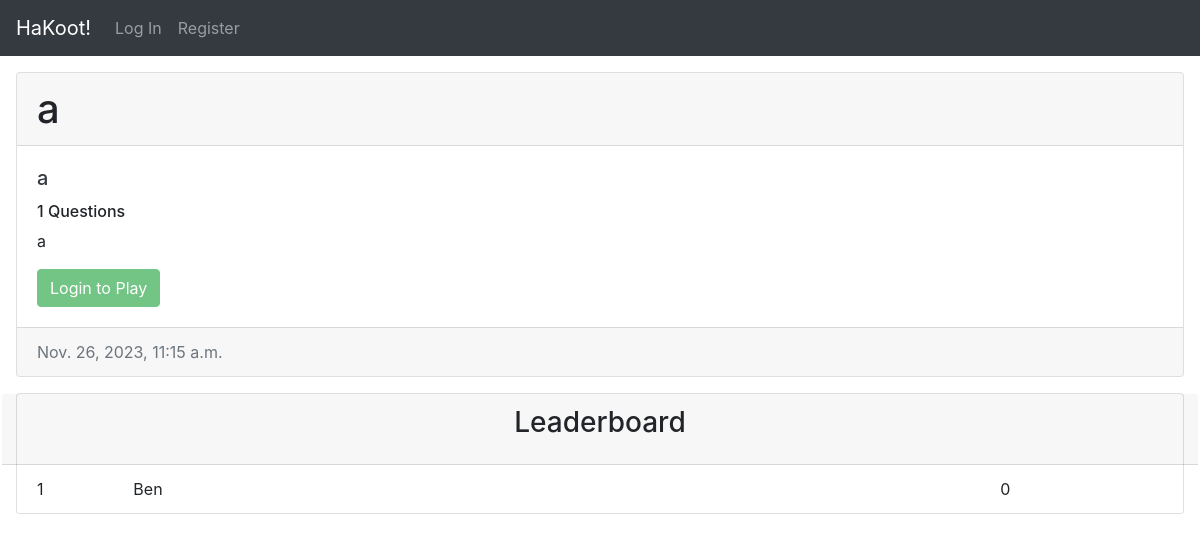
/view/24, run on an earlier commit of the app's database.
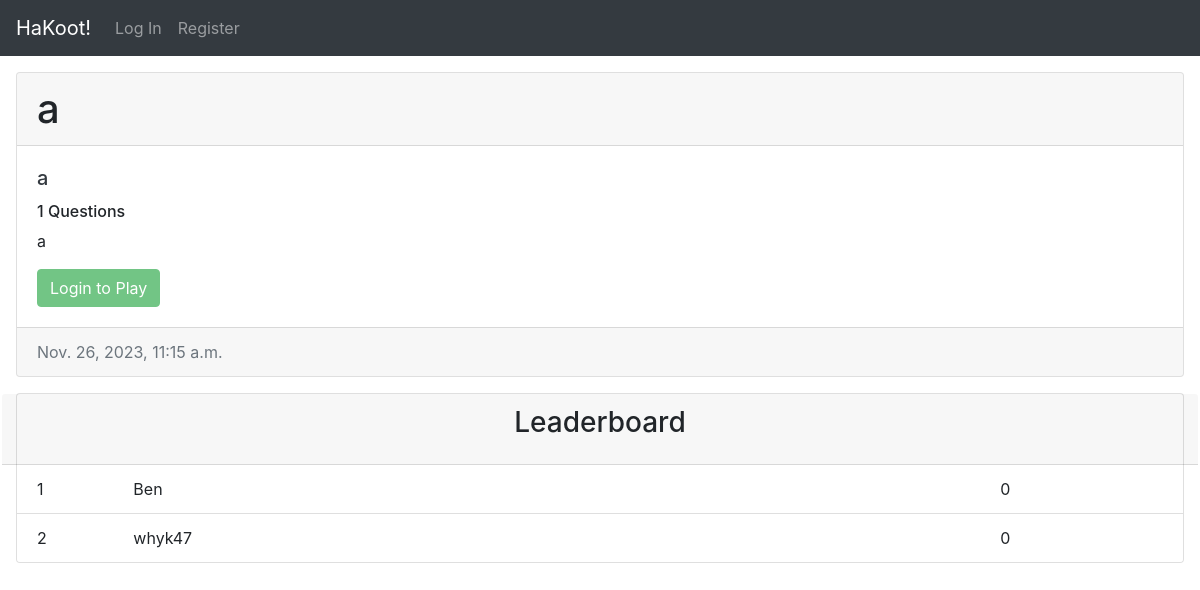
And on a later commit of the database.
### quiz/models.py (models this page shows, shortened)
class Quiz(models.Model):
    creator = models.ForeignKey(User, on_delete=models.CASCADE, related_name="quizzes")
    name = models.CharField(max_length=128)
    desc = models.CharField(max_length=512, default="")
    timestamp = models.DateTimeField(auto_now_add=True, blank=True, null=True)
    def num_questions(self):
        return self.questions.all().count()

class User(AbstractUser):
    pass

class Quiz_attempt(models.Model):
    user = models.ForeignKey(User, on_delete=models.CASCADE, related_name="attempts")
    quiz = models.ForeignKey(Quiz, on_delete=models.CASCADE, related_name="attempts")
    timestamp = models.DateTimeField(auto_now_add=True, blank=True, null=True)
    def score(self):
        return sum([attempt.score() for attempt in self.qn_attempts.all()])

class Question_attempt(models.Model):
    question = models.ForeignKey(Question, on_delete=models.CASCADE, related_name="attempts")
    option_chosen = models.IntegerField(default=-1)
    quiz_attempt = models.ForeignKey(Quiz_attempt, on_delete=models.CASCADE, related_name="qn_attempts")
    time_left = models.DecimalField(decimal_places=2, max_digits=10, default=0.0)
    def correct(self):
        return int(self.question.correct_option) == int(self.option_chosen)
    def score(self):
        if self.correct():
            return int(500 + 500 * (self.time_left / self.question.time_limit))
        else:
            return 0

class Question(models.Model):
    quiz = models.ForeignKey(Quiz, on_delete=models.CASCADE, related_name="questions")
    question = models.CharField(max_length=512)
    qn_no = models.IntegerField(default=1, validators=[
        MinValueValidator(0)
    ])
    correct_option = models.IntegerField(default=0, choices=(
        (i - 1, i) for i in range(1, 5)
    ))
    time_limit = models.IntegerField(default=30, choices=(
        (i * 10, i * 10) for i in range(1, 7)
    ))

### quiz/views.py (the view)
# urls.py: path("view/<int:quiz_id>", views.view, name="view"),
def view(request, quiz_id):
    quiz = Quiz.objects.get(id=quiz_id)
    if request.user.is_authenticated:
        quiz_attempt = Quiz_attempt.objects.filter(user=request.user, quiz=quiz).first()
    else:
        quiz_attempt = None
    all_attempts = Quiz_attempt.objects.filter(quiz=quiz).all()
    leaderboard = sorted(all_attempts, key=lambda x: x.score(), reverse=True)[:5]
    return render(request, "quiz/view.html", {
        "quiz": quiz,
        "quiz_attempt": quiz_attempt,
        "leaderboard": leaderboard
    })

### quiz/templates/quiz/view.html (shortened to what this page needs)
{% extends "quiz/layout.html" %}
{% load static %}
{% block body %}
    <div class="card m-3">
        <h1 class="card-header">{{ quiz.name }}</h1>
        <div class="card-body">
            <a href="{% url 'quiz:profile' quiz.creator %}">
                <h5 class="card-title text-dark">{{ quiz.creator }}</h5>
            </a>
            <h6 class="card-text">{{ quiz.num_questions }} Questions</h6>
            <p class="card-text">{{ quiz.desc }}</p>
            {% if user.is_authenticated and quiz_attempt is None %}
                <a href="{% url 'quiz:play' quiz.id %}"><button class="btn btn-success">Play!</button></a>
            {% elif user.is_authenticated %}
                <button class="btn btn-success" disabled>Already Attempted</button>
            {% else %}
                <button class="btn btn-success" disabled>Login to Play</button>
            {% endif %}
        </div>
        <div class="card-footer text-muted">{{ quiz.timestamp }}</div>
    </div>
    <div class="card m-3" id="leaderboard">
        <div class="card-header row justify-content-center">
            <h3 class="card-title">Leaderboard</h3>
        </div>
        <ul class="list-group list-group-flush">
            {% for quiz_attempt in leaderboard %}
                {% if quiz_attempt.user == user %}
                    <li class="list-group-item list-group-item-success">
                {% else %}
                    <li class="list-group-item">
                {% endif %}
                        <div class="row">
                            <div class="col-1">{{ forloop.counter }}</div>
                            <div class="col-9 username">{{ quiz_attempt.user.username }}</div>
                            <div class="col-2 score">{{ quiz_attempt.score }}</div>
                        </div>
                    </li>
            {% empty %}
                <li class="list-group-item">No attempts yet</li>
            {% endfor %}
        </ul>
    </div>
{% endblock %}

### quiz/templates/quiz/layout.html (shortened to what this page needs)
{% load static %}
<!DOCTYPE html>
<html lang="en" data-bs-theme="dark">
    <head>
        <link rel="stylesheet" href="https://stackpath.bootstrapcdn.com/bootstrap/4.4.1/css/bootstrap.min.css">
        <link href="{% static 'quiz/styles.css' %}" rel="stylesheet">
    </head>
    <body>
        <nav class="navbar navbar-expand-lg navbar-dark bg-dark">
            <a class="navbar-brand" href="{% url 'quiz:index' %}">HaKoot!</a>
            <div>
                <ul class="navbar-nav mr-auto">
                    {% if user.is_authenticated %}
                        <li class="nav-item">
                            <a class="nav-link" href="{% url 'quiz:create' %}">Make Quiz</a>
                        </li>
                        <li class="nav-item">
                            <a class="nav-link" href="{% url 'quiz:logout' %}">Log Out</a>
                        </li>
                    {% else %}
                        <li class="nav-item">
                            <a class="nav-link" href="{% url 'quiz:login' %}">Log In</a>
                        </li>
                        <li class="nav-item">
                            <a class="nav-link" href="{% url 'quiz:register' %}">Register</a>
                        </li>
                    {% endif %}
                </ul>
            </div>
          </nav>
        <div class="body">
            {% block body %}
            {% endblock %}
        </div>
    </body>
</html>

What changed in the data, as far as the page shows it:
added Quiz_attempt: user.username "whyk47", score "0"
